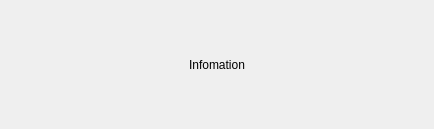
<?xml version="1.0" encoding="UTF-8"?>
<ui version="4.0">
 <class>SensorOperationDlg</class>
 <widget class="QDialog" name="SensorOperationDlg">
  <property name="geometry">
   <rect>
    <x>0</x>
    <y>0</y>
    <width>434</width>
    <height>129</height>
   </rect>
  </property>
  <layout class="QVBoxLayout" name="verticalLayout">
   <item>
    <widget class="QLabel" name="txtInfo">
     <property name="text">
      <string>Infomation</string>
     </property>
     <property name="alignment">
      <set>Qt::AlignCenter</set>
     </property>
    </widget>
   </item>
  </layout>
 </widget>
 <resources/>
 <connections/>
</ui>
